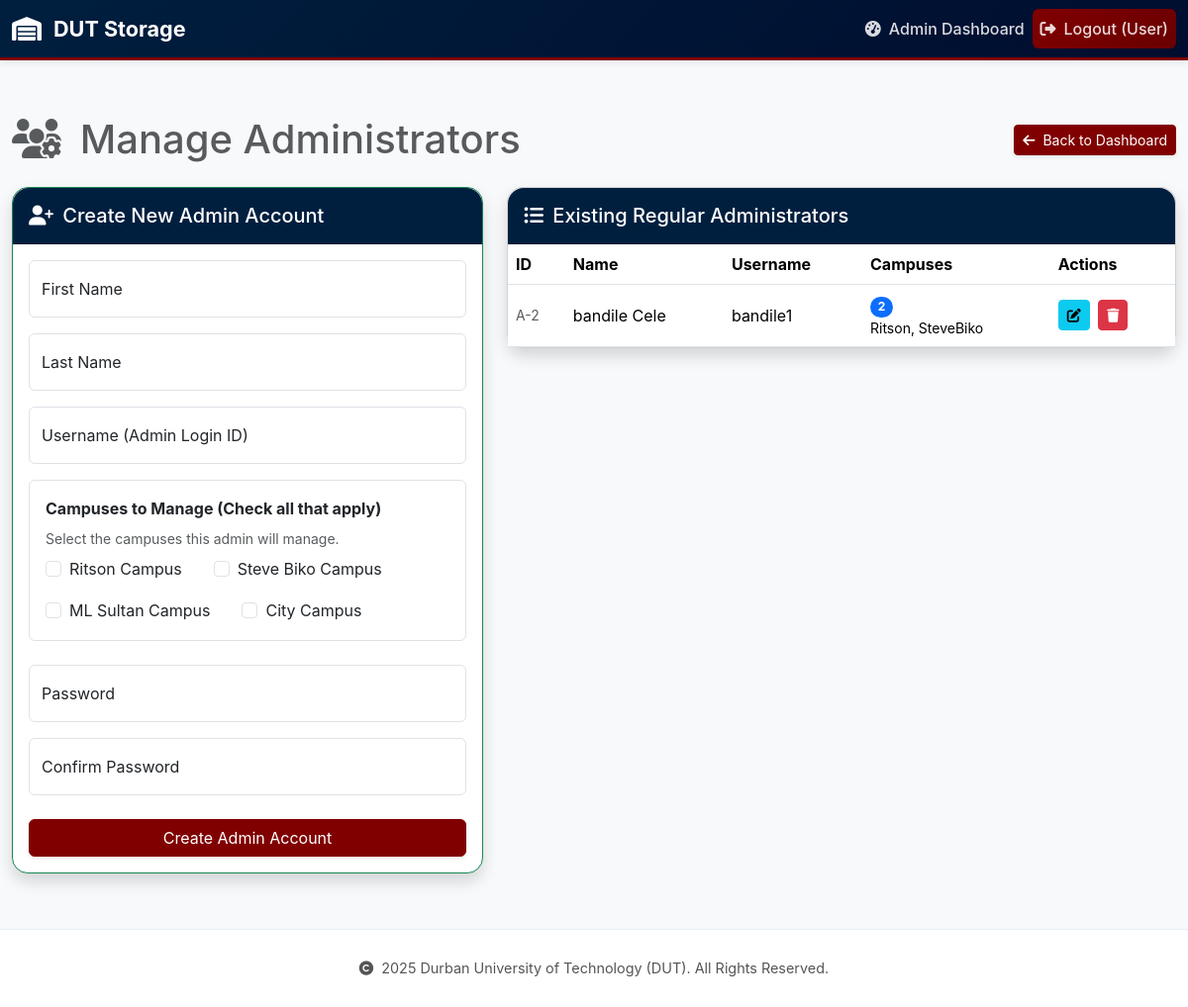
/admin/system/admins (signed in), run on an earlier commit of the app's database.
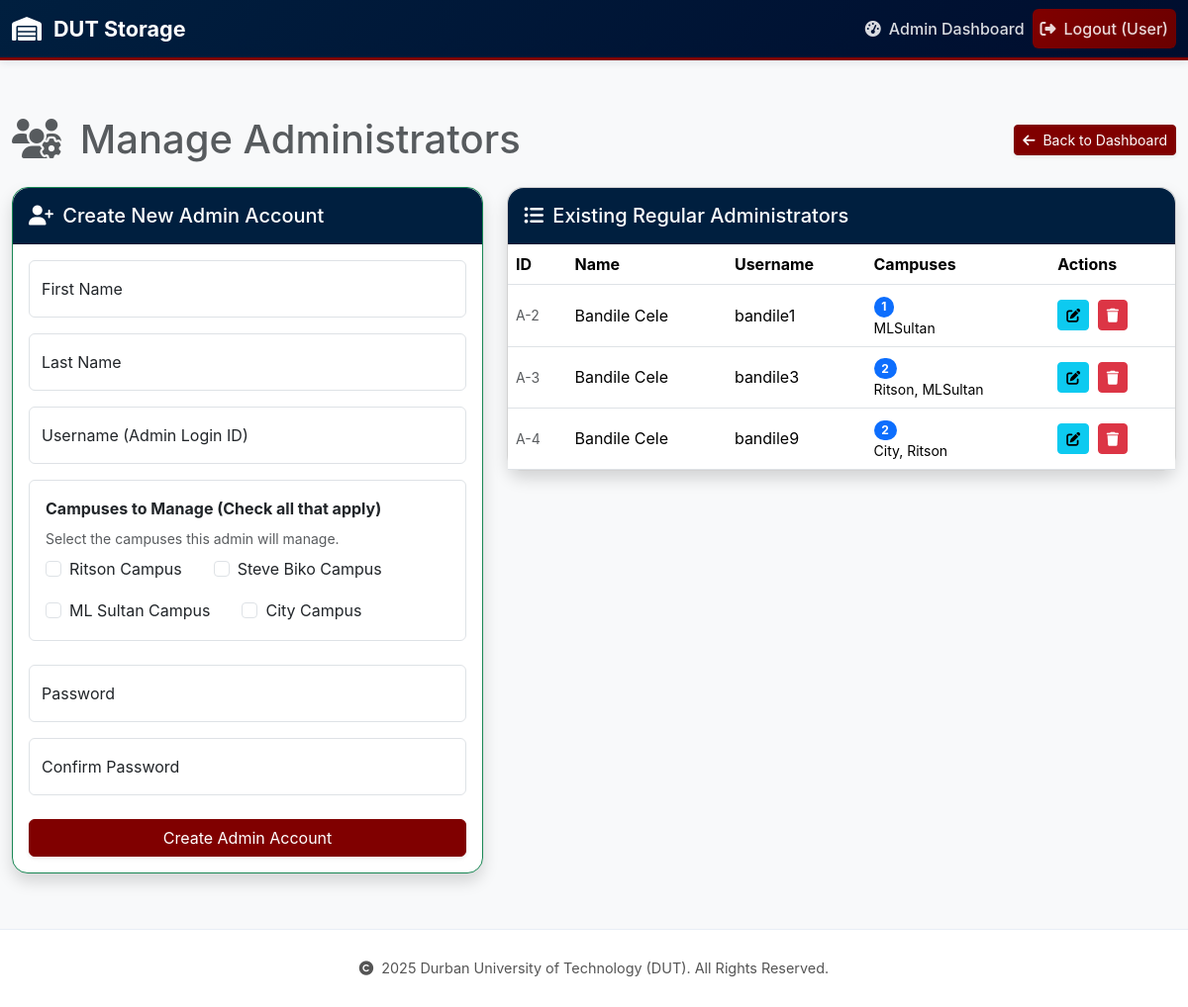
And on a later commit of the database.
### app/models.py (models this page shows, shortened)
class Admin(db.Model, UserMixin):
    __tablename__ = 'admin'
    admin_id = db.Column(db.Integer, primary_key=True)
    username = db.Column(db.String(80), unique=True, nullable=False)
    name = db.Column(db.String(100), nullable=True)
    surname = db.Column(db.String(100), nullable=True)
    password_hash = db.Column(db.String(128), nullable=False)
    is_super_admin = db.Column(db.Boolean, default=False, nullable=False)
    data_capturers = db.relationship(
        'DataCapturer', backref='admin', lazy=True, cascade="all, delete-orphan", foreign_keys='DataCapturer.admin_id'
    )
    campuses = db.relationship('Campus', secondary=admin_campus_association, lazy='subquery',
                              backref=db.backref('admins', lazy=True))
    @property
    def is_admin(self):
        return True

### app/routes/admin_routes.py (the view, shortened to what this page needs)
@admin_bp.route('/system/admins', methods=['GET', 'POST'])
@login_required
def manage_admins():
    guard = super_admin_required()
    if guard:
        return guard
    ensure_campuses_exist()
    form = AdminCreationForm()
    admin_list = Admin.query.filter(Admin.is_super_admin == False).all()
    return render_template('admin/manage_admins.html',
                            title='Manage Administrators',
                            form=form,
                            admin_list=admin_list)

### app/forms.py (shortened to what this page needs)
class AdminCreationForm(FlaskForm):
    name = StringField('First Name', validators=[DataRequired(), Length(max=100)])
    surname = StringField('Last Name', validators=[DataRequired(), Length(max=100)])
    username = StringField('Username (Admin Login ID)', validators=[DataRequired(), Length(min=4, max=10)])
    campuses_assigned = SelectMultipleField(
        'Campuses to Manage (Check all that apply)',
        validators=[validate_at_least_one], # <- USING CUSTOM VALIDATOR
        widget=ListWidget(prefix_label=False),
        option_widget=CheckboxInput(),
        choices=STATIC_DUT_CAMPUSES
    )
    password = PasswordField('Password', validators=[DataRequired(), Length(min=8)])
    password_confirm = PasswordField('Confirm Password', validators=[DataRequired(), EqualTo('password', message='Passwords must match')])
    submit = SubmitField('Create Admin Account')

### app/__init__.py (called while the page is built)
@login_manager.user_loader
def load_user(user_id):
    user_type, _, user_actual_id = user_id.partition('-')
    if user_type == 'A':
        return Admin.query.get(int(user_actual_id))
    elif user_type == 'D':
        return DataCapturer.query.get(int(user_actual_id))
    return None

### app/routes/admin_routes.py (called while the page is built)
def super_admin_required():
    if not current_user.is_super_admin:
        flash('Access denied. This feature is restricted to Super Administrators.', 'danger')
        return redirect(url_for('admin.dashboard'))
    return None

def ensure_campuses_exist():
    for campus_key, campus_name in STATIC_DUT_CAMPUSES:
        existing = Campus.query.filter_by(name=campus_key).first()
        if not existing:
            new_campus = Campus(name=campus_key)
            db.session.add(new_campus)
    try:
        db.session.commit()
    except Exception as e:
        db.session.rollback()
        print(f"Error creating campuses: {e}")

### app/templates/admin/manage_admins.html (shortened to what this page needs)
{% extends "base.html" %}
{% block content %}
<div class="container mt-4">
    <div class="d-flex justify-content-between align-items-center mb-4">
        <h1 class="mb-0 text-muted"><i class="fas fa-users-cog me-2"></i> Manage Administrators</h1>
        <a href="{{ url_for('admin.dashboard') }}" class="btn btn-sm text-white shadow-sm"
           style="background-color: #800000; border-color: #800000;">
            <i class="fas fa-arrow-left me-1"></i> Back to Dashboard
        </a>
    </div>
    <div class="row">
        <div class="col-md-5">
            <div class="card shadow mb-4 border-success rounded-4">
                <div class="card-header text-white p-3 rounded-top-4" style="background-color: #001F3F;">
                    <h5 class="mb-0"><i class="fas fa-user-plus me-1"></i> Create New Admin Account</h5>
                </div>
                <div class="card-body">
                    <form method="POST" action="{{ url_for('admin.manage_admins') }}">
                        <div class="form-floating mb-3">
                            {{ form.name(class="form-control", placeholder="First Name") }}
                            {{ form.name.label() }}
                        </div>
                        <div class="form-floating mb-3">
                            {{ form.surname(class="form-control", placeholder="Surname") }}
                            {{ form.surname.label() }}
                        </div>
                        <div class="form-floating mb-3">
                            {{ form.username(class="form-control", placeholder="Username / Staff ID") }}
                            {{ form.username.label() }}
                        </div>
                        <div class="form-group mb-4 p-3 border rounded">
                            {{ form.campuses_assigned.label(class="form-label d-block fw-bold mb-2") }}
                            <small class="text-muted d-block mb-2">Select the campuses this admin will manage.</small>
                            <div class="d-flex flex-wrap gap-3">
                                {% for subfield in form.campuses_assigned %}
                                    <div class="form-check form-check-inline">
                                        {{ subfield(class="form-check-input") }}
                                        {{ subfield.label(class="form-check-label") }}
                                    </div>
                                {% endfor %}
                            </div>
                        </div>
                        <div class="form-floating mb-3">
                            {{ form.password(class="form-control", placeholder="Password") }}
                            {{ form.password.label() }}
                        </div>
                        <div class="form-floating mb-4">
                            {{ form.password_confirm(class="form-control", placeholder="Confirm Password") }}
                            {{ form.password_confirm.label() }}
                        </div>
                        {{ form.submit(class="btn w-100 text-white shadow-sm", style="background-color: #800000; border-color: #800000;") }}
                    </form>
                </div>
            </div>
        </div>
        <div class="col-md-7">
            <div class="card shadow rounded-4">
                <div class="card-header text-white p-3 rounded-top-4" style="background-color: #001F3F;">
                    <h5 class="mb-0"><i class="fas fa-list-ul me-1"></i> Existing Regular Administrators</h5>
                </div>
                <div class="card-body p-0">
                    {% if admin_list %}
                    <div class="table-responsive">
                        <table class="table table-hover mb-0">
                            <thead class="bg-light">
                                <tr>
                                    <th class="py-2">ID</th>
                                    <th class="py-2">Name</th>
                                    <th class="py-2">Username</th>
                                    <th class="py-2">Campuses</th>
                                    <th class="py-2">Actions</th>
                                </tr>
                            </thead>
                            <tbody>
                                {% for admin in admin_list %}
                                <tr class="align-middle">
                                    <td class="small text-muted">A-{{ admin.admin_id }}</td>
                                    <td>{{ admin.name }} {{ admin.surname }}</td>
                                    <td>{{ admin.username }}</td>
                                    <td>
                                        {% if admin.campuses %}
                                            <span class="badge bg-primary rounded-pill me-1" title="{{ admin.campuses|map(attribute='name')|join(', ') }}">{{ admin.campuses|length }}</span>
                                            <small class="d-block text-truncate">{{ admin.campuses|map(attribute='name')|join(', ') }}</small>
                                        {% else %}
                                            <span class="badge bg-secondary">None</span>
                                        {% endif %}
                                    </td>
                                    <td>
                                        <a href="{{ url_for('admin.edit_admin', admin_id=admin.admin_id) }}" class="btn btn-sm btn-info me-1" title="Edit"><i class="fas fa-edit"></i></a>
                                        <a href="{{ url_for('admin.delete_admin', admin_id=admin.admin_id) }}" class="btn btn-sm btn-danger" title="Delete"
                                            onclick="return confirm('WARNING! Deleting Admin {{ admin.username }} will unassign all their resources. Proceed?');"><i class="fas fa-trash"></i></a>
                                    </td>
                                </tr>
                                {% endfor %}
                            </tbody>
                        </table>
                    </div>
                    {% else %}
                    <div class="p-4 text-center">
                        <i class="fas fa-exclamation-circle text-warning fs-4 mb-2"></i>
                        <p class="text-muted mb-0">No regular admin accounts have been created yet. Use the form on the left to add one.</p>
                    </div>
                    {% endif %}
                </div>
            </div>
        </div>
    </div>
</div>
{% endblock %}

### app/templates/base.html (shortened to what this page needs)
<!DOCTYPE html>
<html lang="en">
<head>
    <link href="https://cdn.jsdelivr.net/npm/bootstrap@5.3.3/dist/css/bootstrap.min.css"
          rel="stylesheet"
>
    <link rel="stylesheet"
          href="https://cdnjs.cloudflare.com/ajax/libs/font-awesome/6.5.2/css/all.min.css"
 />
</head>
<body {% if 'login' in request.path %}class="login-page"{% endif %}>
    <nav class="navbar navbar-expand-lg navbar-dark sticky-top dut-navbar">
        <div class="container-fluid">
            <a class="navbar-brand" href="{{ url_for('main.index') }}">
                <i class="fas fa-warehouse"></i>DUT Storage
            </a>
            <div class="collapse navbar-collapse" id="navbarNav">
                <ul class="navbar-nav ms-auto align-items-lg-center">
                    {% if current_user.is_authenticated and current_user.is_admin %}
                    <li class="nav-item">
                        <a class="nav-link" href="{{ url_for('admin.dashboard') }}">
                            <i class="fas fa-tachometer-alt"></i>Admin Dashboard
                        </a>
                    </li>
                    {% endif %}
                    {% if current_user.is_authenticated %}
                    <li class="nav-item">
                        <a class="nav-link dut-logout-btn" href="{{ url_for('auth.logout') }}">
                            <i class="fas fa-sign-out-alt"></i>Logout ({{ current_user.full_name or 'User' }})
                        </a>
                    </li>
                    {% else %}
                    <li class="nav-item">
                        <a class="nav-link" href="{{ url_for('auth.login') }}">
                            <i class="fas fa-sign-in-alt"></i>Login
                        </a>
                    </li>
                    {% endif %}
                </ul>
            </div>
        </div>
    </nav>
    <main role="main" class="{% if 'login' in request.path %}login-content{% endif %}">
        {% block content %}{% endblock %}
    </main>
    <footer>
        <div class="container">
            <span>
                <i class="fas fa-copyright"></i> {{ current_year }} Durban University of Technology (DUT). All Rights Reserved.
            </span>
        </div>
    </footer>
</body>
</html>

### app/templates/base.html (style rules this page uses)
:root { --dut-primary: #001F3F; --dut-accent: #800000; --text-primary: #1a1a1a; --text-secondary: #555; --border-color: #e8eef5; }
* { margin: 0; padding: 0; box-sizing: border-box; }
html, body { height: 100%; font-family: -apple-system, BlinkMacSystemFont, "Segoe UI", Roboto, "Helvetica Neue", Arial, sans-serif; }
body { display: flex; flex-direction: column; min-height: 100vh; background: #f8f9fa; }
.dut-navbar { background: linear-gradient(135deg, var(--dut-primary) 0%, #000d2e 100%); border-bottom: 3px solid var(--dut-accent); box-shadow: 0 2px 8px rgba(0, 31, 63, 0.1); }
.navbar-brand { font-size: 1.35rem; font-weight: 700; color: white !important; display: flex; align-items: center; gap: 0.75rem; }
.navbar-brand i { font-size: 1.5rem; }
.navbar-nav .nav-link { color: rgba(255, 255, 255, 0.85) !important; font-weight: 500; transition: all 0.3s ease; display: flex; align-items: center; gap: 0.5rem; }
.dut-logout-btn { background: linear-gradient(135deg, var(--dut-accent) 0%, #6a0000 100%); border: none; color: white !important; padding: 0.5rem 1rem; border-radius: 6px; transition: all 0.3s ease; font-weight: 600; display: inline-flex; align-items: center; gap: 0.5rem; }
main { flex: 1; padding: 2rem 0; }
.container { max-width: 1200px; }
footer { background: white; border-top: 1px solid var(--border-color); padding: 1.75rem 0; margin-top: auto; font-size: 0.9rem; color: var(--text-secondary); }
footer span { display: flex; align-items: center; justify-content: center; gap: 0.5rem; }

What changed in the data, as far as the page shows it:
changed Admin "bandile1": name "bandile" → "Bandile"; campuses|length "2" → "1"; campuses|map "Ritson, SteveBiko" → "MLSultan"
added Admin: admin_id "3", name "Bandile", surname "Cele", username "bandile3", campuses|length "2", campuses|map "Ritson, MLSultan"
added Admin: admin_id "4", name "Bandile", surname "Cele", username "bandile9", campuses|length "2", campuses|map "City, Ritson"
